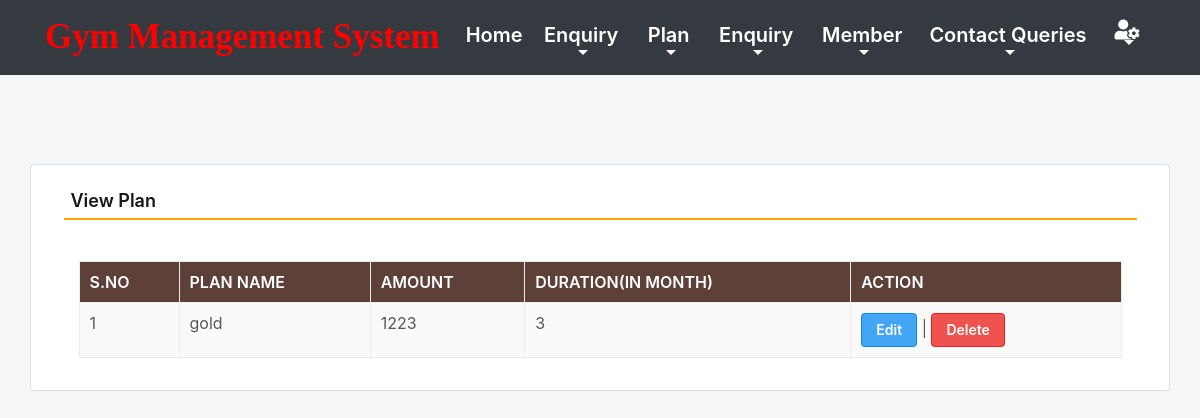
The app's page /viewPlan (signed in) with its own data.
### gym/models.py (models this page shows, shortened)
class Plan(models.Model):
    name = models.CharField(max_length=150, null=True)
    amount = models.CharField(max_length=15, null=True)
    duration = models.CharField(max_length=15, null=True)

### gym/views.py (the view)
# urls.py: path('viewPlan', viewPlan, name='viewPlan'),
def viewPlan(request):
    if not request.user.is_authenticated:
        return redirect(admin_login)
    plan = Plan.objects.all()
    return render(request,'viewPlan.html', locals())

### gym/templates/viewPlan.html (shortened to what this page needs)
{% include 'admin_nav.html' %}
{% load static %}
{% block main %}
 <html lang="en" class="no-focus">
<link rel="stylesheet" id="css-main" href="{% static 'css1/codebase.min.css' %}">
 <br><br><br><br>
	<div class="container card shadow mt-5">
		<div class="card-body">
			<h5 class="p-2" style="border-bottom: 2px solid orange">View Plan</h5>
             <br>
            <div class="container-fluid">
             <table id="example" class="table table-striped table-bordered" style="width:100%">
                  <thead class="text-white" style="background-color : #5d4037;">
				     <tr>
					   <th>S.No</th>
					   <th>Plan Name</th>
					   <th>Amount</th>
					   <th>Duration(In Month)</th>
                       <th>Action</th>
				     </tr>
			      </thead>
			       <tbody>
                     {% for i in plan %}
			          <tr>
                        <td>{{forloop.counter}}</td>
						<td>{{i.name}}</td>
						<td>{{i.amount}}</td>
						<td>{{i.duration}}</td>
						<td><a href="{% url 'edit_Plan' i.id %}" class="btn btn-primary">Edit</a> |
                          <a href="{% url 'delete_Plan' i.id %}" class="btn btn-danger" onclick="return confirm('Are you sure to delete this Plan ?')">Delete</a></td>
                      </tr>
                      {% endfor %}
                   </tbody>
		        </table>
            </div>
        </div>
	</div>
        <link rel="stylesheet" href="https://use.fontawesome.com/releases/v5.6.3/css/all.css">
 </html>
{% endblock %}

### records on screen
Plan: name "gold", amount "1223", duration "3"
